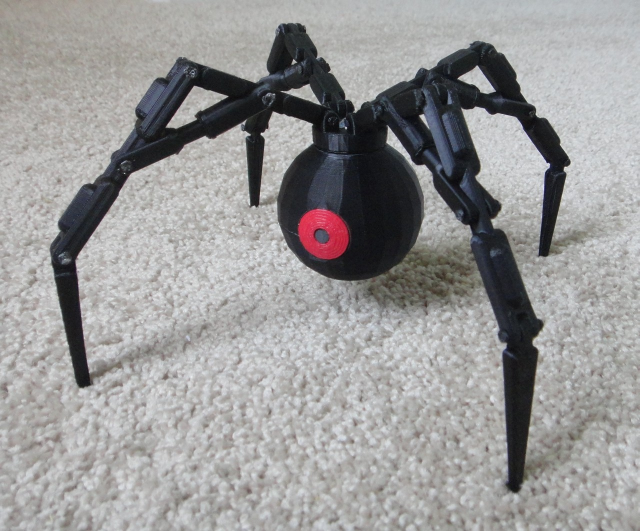
#> input picture pics/DSC02416.jpg, 1279 x 1062 px, given in place of the camera (shown at 1/2 size)
$ jupyter execute homework7_image_processing.ipynb   (shell and % lines are left out)   (older library calls are emulated)   (text cells are left out)
#> lines starting #> are read from the running program, lines starting #| are printed output that depends on the picture; after the words box and inside, x2 and y2 are one past the last pixel; in counts of white or black regions, pixels touching at a corner belong together
[cell 1]
from __future__ import print_function, division
import cv2 # opencv
import time
from matplotlib import pyplot as plt # this lets you draw inline pictures in the notebooks
import pylab # this allows you to control figure size
pylab.rcParams['figure.figsize'] = (10.0, 8.0) # this controls figure size in the notebook

[cell 2]
cap = cv2.VideoCapture(0)
ret, frame = cap.read()
#> frame is the input picture: shape (1062, 1279, 3); mean B, G, R 151.4, 151.4, 152.3
if ret:
    frame = cv2.cvtColor(frame, cv2.COLOR_BGR2RGB)
    plt.imshow(frame)

cap.release()

[cell 3]
rot = cv2.transpose(frame)
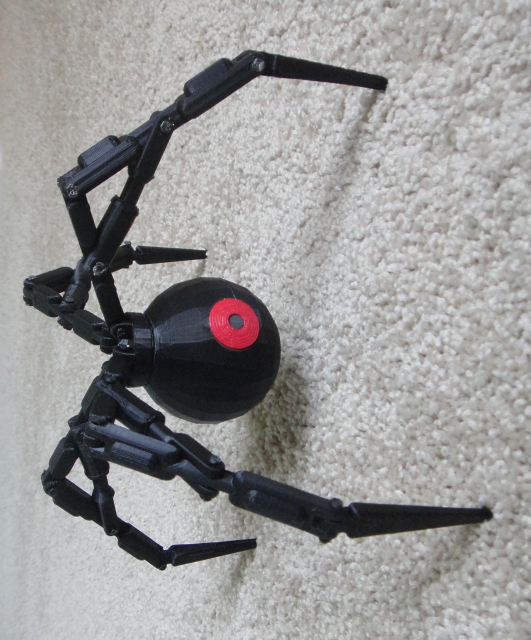
#> rot: shape (1279, 1062, 3) (shown at 1/2 size); mean R, G, B 152.3, 151.4, 151.4
height, width, colors = frame.shape
#> height = 1062; width = 1279; colors = 3
scale = cv2.resize(frame,(width//2, height//2), interpolation = cv2.INTER_CUBIC)
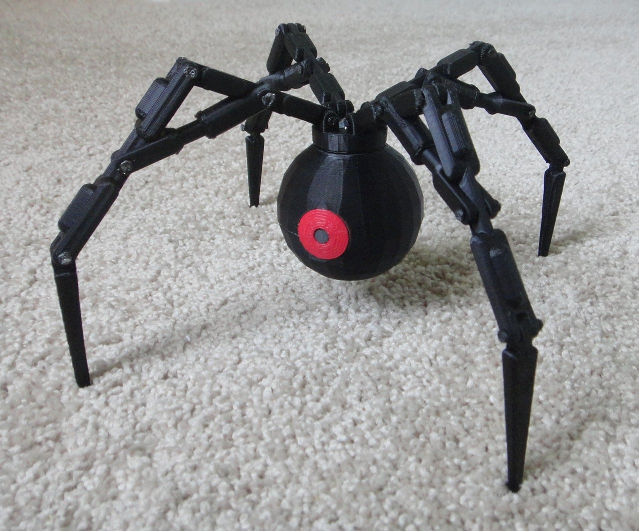
#> scale: shape (531, 639, 3); mean R, G, B 152.3, 151.5, 151.4

plt.subplot(1,2,1)
plt.imshow(rot)
plt.title('rotated')

plt.subplot(1,2,2)
plt.imshow(scale)
plt.title('scaled by 50%');
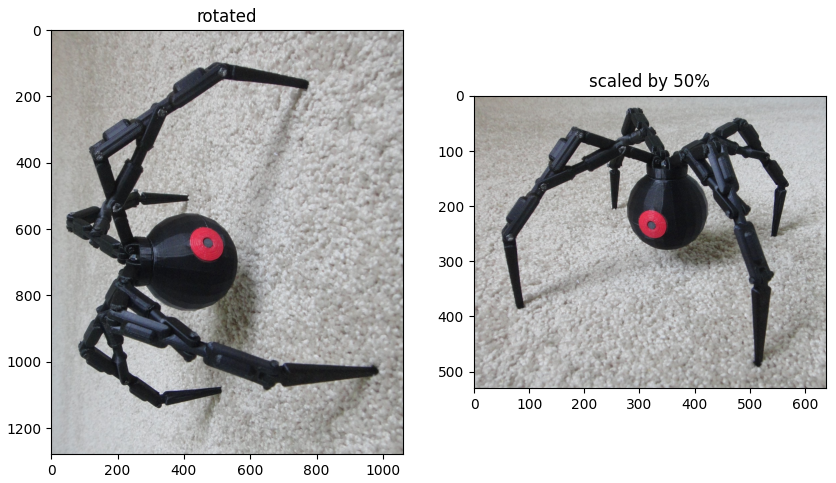
#> figure drawn by matplotlib, 2 panels

[cell 4]
sobelimage=cv2.cvtColor(frame,cv2.COLOR_BGR2GRAY)

sobelx = cv2.Sobel(sobelimage,cv2.CV_64F,1,0,ksize=9)
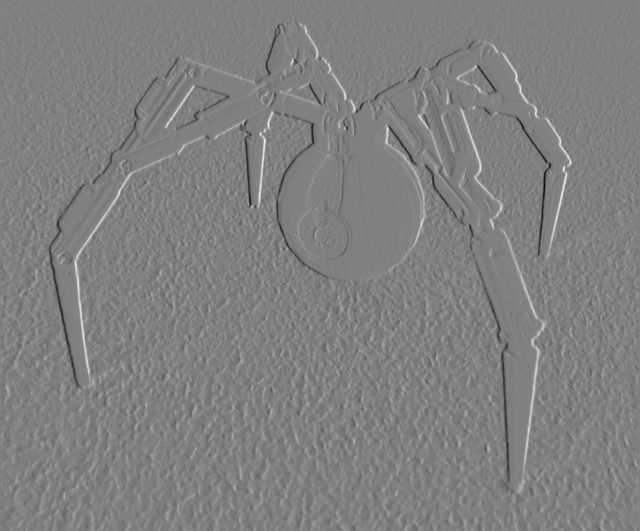
#> sobelx: shape (1062, 1279) float64 (shown at 1/2 size); min -1632534, max 1610587, mean 310.5; drawn with min black and max white
edges = cv2.Sobel(sobelimage,cv2.CV_64F,0,1,ksize=21)
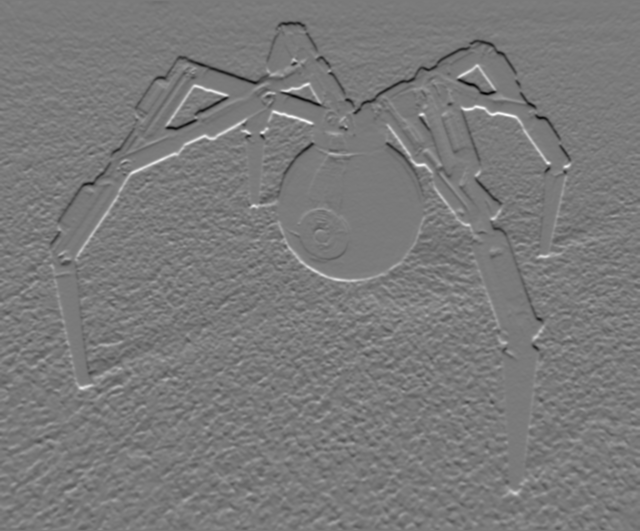
#> edges: shape (1062, 1279) float64 (shown at 1/2 size); min -1.54e+13, max 1.67e+13, mean -5e+09; drawn with min black and max white
# [8 lines of commented-out code are left out]
plt.imshow(edges,cmap = 'gray')
plt.colorbar()
plt.title('Edges');
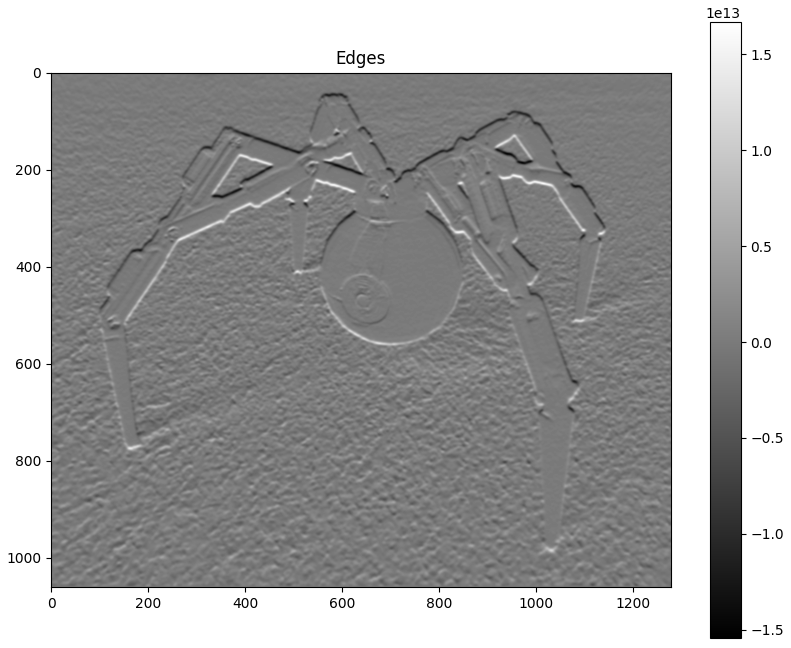
#> figure drawn by matplotlib, 2 panels

[cell 5]
hsv = cv2.cvtColor(frame, cv2.COLOR_BGR2HSV)
#> hsv: shape (1062, 1279, 3); mean H, S, V 61.8, 14.2, 154.7

plt.subplot(1,2,1)
plt.imshow(frame)
plt.title('original')

plt.subplot(1,2,2)
plt.imshow(hsv)
plt.title('HSV');

[cell 6]
width, height, colors = frame.shape
#> width = 1062; height = 1279

plt.imshow(frame[0:width//2, 0:height//2]);
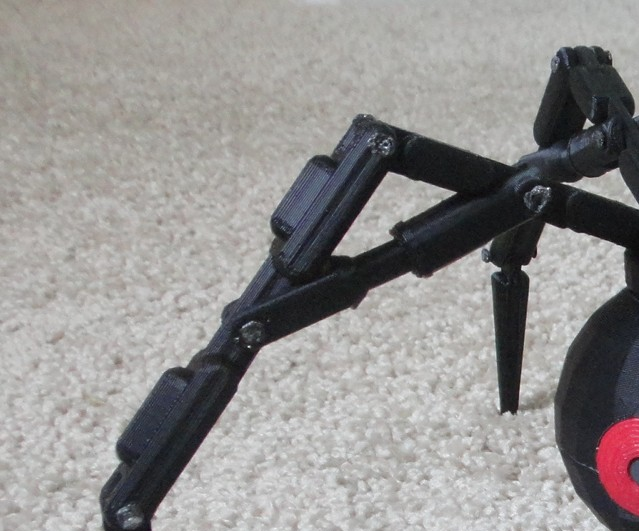
#> shown: shape (531, 639, 3); mean R, G, B 146.7, 144.5, 143.6

[cell 7]
frame_draw = frame.copy()
height, width, colors = frame.shape
#> height = 1062; width = 1279
top_left = (width//3, height//3)
#> top_left = (426, 354)
bottom_right = (2*width//3, 2*height//3)
#> bottom_right = (852, 708)
print(bottom_right)
#| (852, 708)
cv2.rectangle(frame_draw,top_left,bottom_right,(0,255,0),3)  #
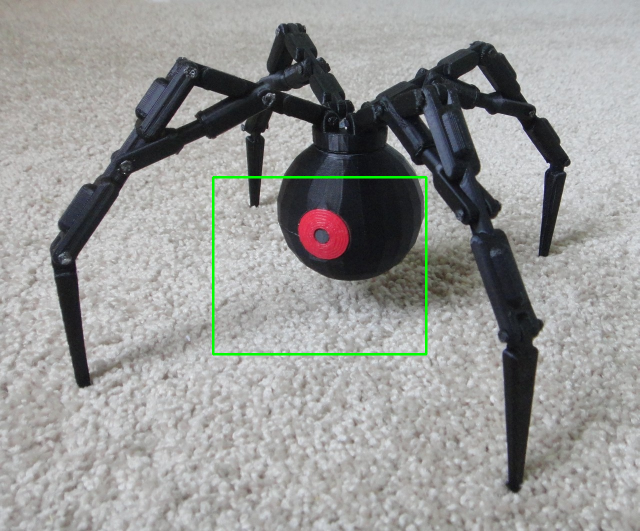
#> frame_draw: shape (1062, 1279, 3) (shown at 1/2 size); mean R, G, B 151.4, 152, 150.5
cv2.circle(frame_draw,(width//2, height//2), 10, (0,0,255), -1)  # -1 means filled
#> frame_draw: shape (1062, 1279, 3); 0.02% of pixels changed, all inside (x1, y1, x2, y2) = (629, 521, 650, 542)
plt.imshow(frame_draw)

[cell 8]
print(frame.shape)
#| (1062, 1279, 3)
